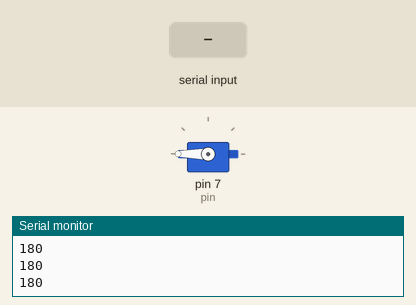
The sketch below on a simulated Arduino Uno, built with avr-gcc and run on an emulated ATmega328P. Parts: servo, the last lines printed to the serial monitor. Inputs (shaded band) come from the test bench.

Above: at 1.2 s.
1.3 s: "2" received over Serial
At 2.4 s:
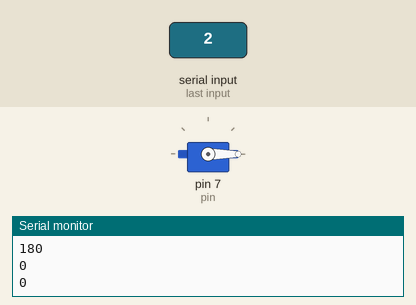
3.1 s: "1" received over Serial
At 3.6 s:
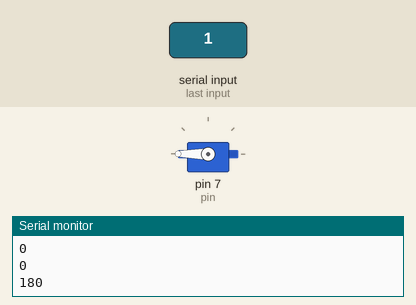
Timing chart, 0 to 6.1 s (numbered marks = the images above; inputs shaded):
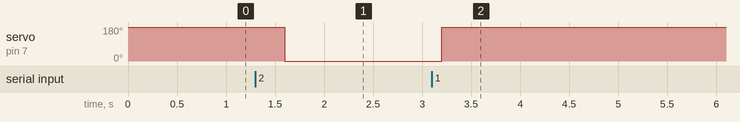

The sketch:

servo_test.ino
```cpp
#include <Servo.h>
Servo myservo;  // create servo object to control a servo

int pin = 7;  // analog pin used to connect the potentiometer
int val;    // variable to read the value from the analog pin

void setup() {
  myservo.attach(pin);  // attaches the servo on pin 9 to the servo object
  Serial.begin(9600);
}

int angle = 180;
int ch = 0;
void loop() {
  if(Serial.available()){
    ch = Serial.read();
  }
  if(ch == '1')
    angle = 180;
  else if(ch == '2')
    angle = 0;

  myservo.write(angle);

  Serial.println(angle);
  delay(400);
}
```

Measured:
- after the input at 1.3 s, servo on pin 7 (pin): 180° → 0° after 0.30 s
- after the input at 3.1 s, servo on pin 7 (pin): 0° → 180° after 0.10 s
